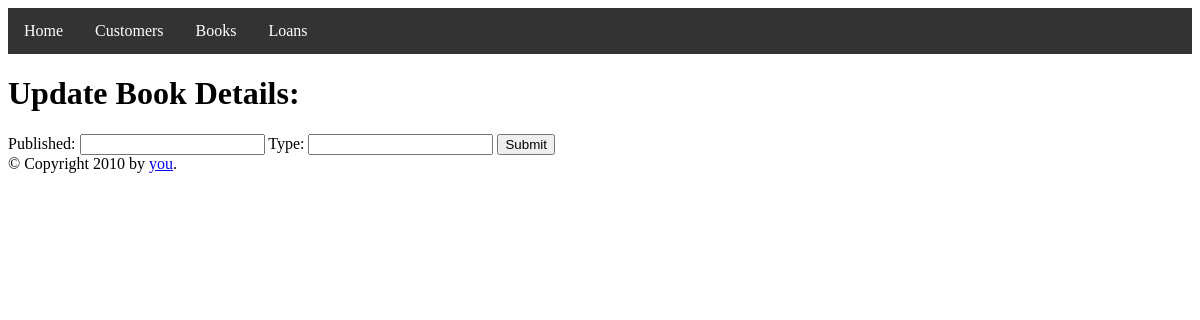
Before: /books/single/1/upd with the older database file.
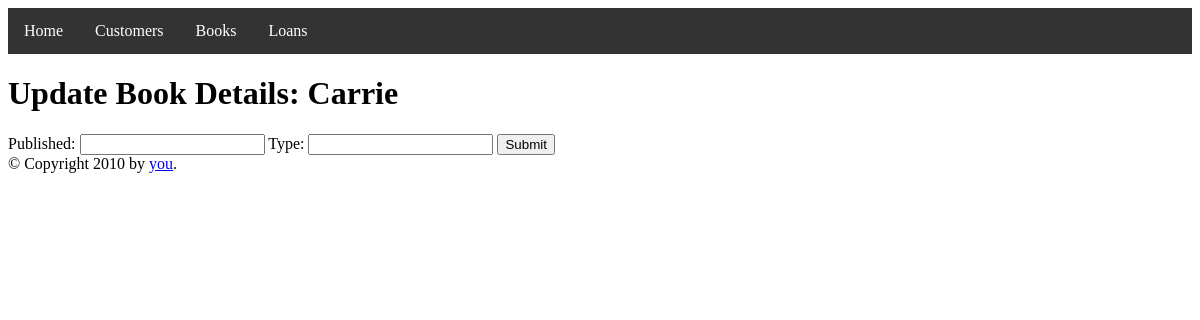
After: the same page with the newer database file.
### tables this page shows
CREATE TABLE Books (BookID INTEGER PRIMARY KEY, bookName text, Author text, Published int, Type int);

### books.py (the view)
@books.route('/single/<id>/upd',methods=['GET', 'POST'])
def b_upd(id):
    if request.method == 'GET':
        book=execute_sql_oneResult(f"select * from Books where BookID={id}")
        return render_template('updateBook.html', book=book)
    else: #POST
        Published=request.form.get('Published')
        Type=request.form.get('Type')
        sql=f"UPDATE Books SET Published={Published}, Type={Type} WHERE BookID={id}"
        upd_sql(sql)
        return b_all("Book is updated!")

### DAL.py (called while the page is built)
def execute_sql_oneResult(sql):
    return cur.execute(sql).fetchone()

### templates/updateBook.html (shortened to what this page needs)
{% extends "layout.html" %}
{% block head %}
  {{ super() }}
{% endblock %}
{% block content %}
  <h1>Update Book Details: {{book[1]}}</h1>
<form action="", method="POST">
  Published: <input type="number" name="Published">
  Type:  <input type="number" name="Type">
  <input type="submit">
</form>
{% endblock %}

Changed rows visible on the page:
added Books: bookName "Carrie"
